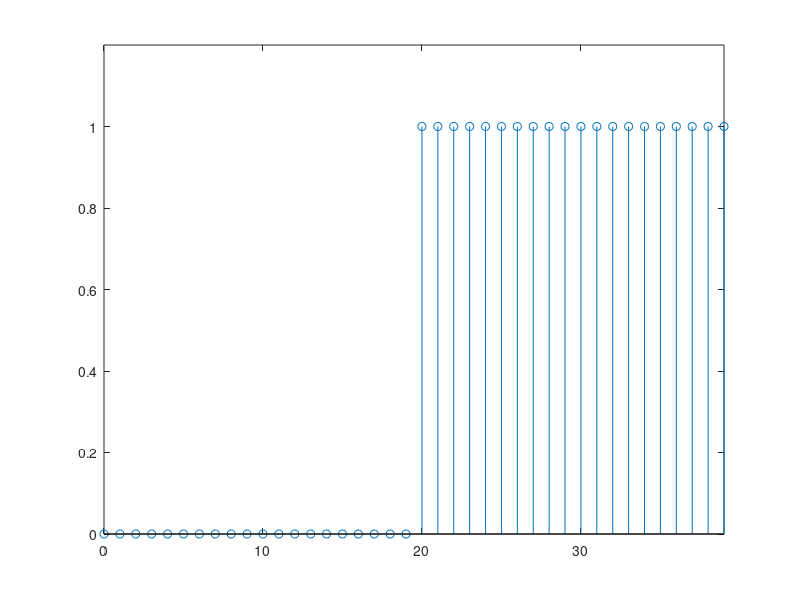
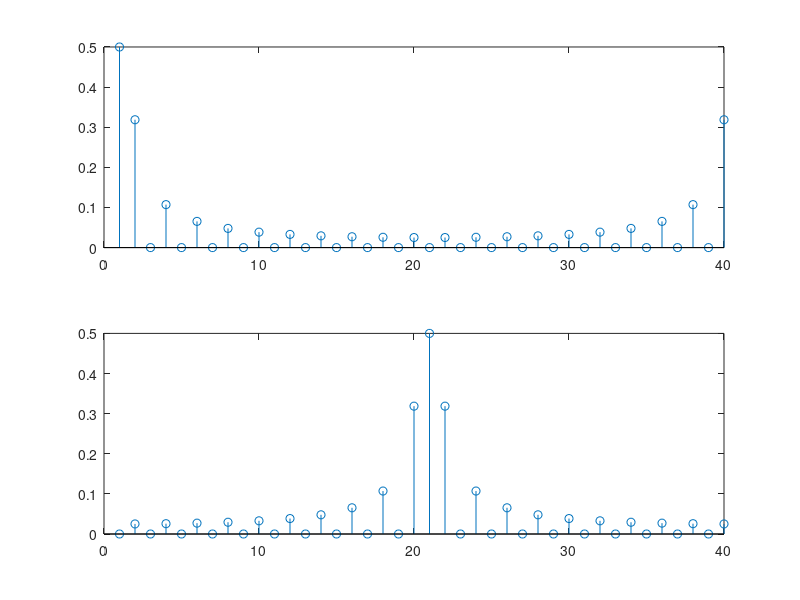
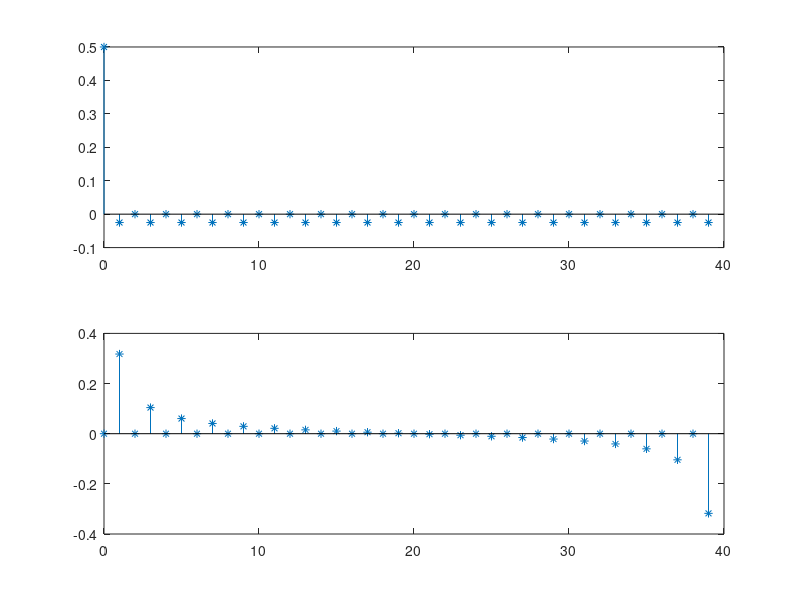
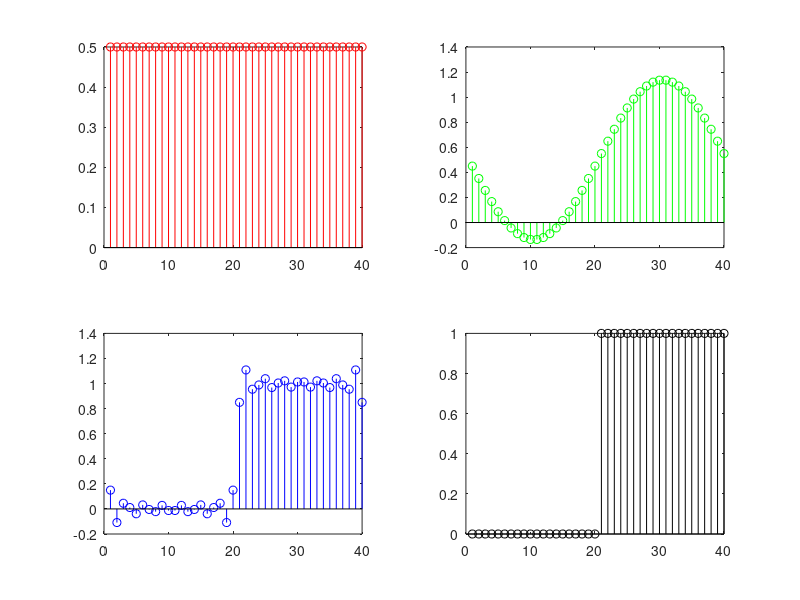

Source code (MATLAB) for these figures, in order:

clear;
clc;

figure(1)
x = [ zeros(1,20) ones(1,20)];
stem(0:39,x);
xlim([0 39]);
ylim([0 1.2]);

figure(2)
A = fft(x)/length(x);
subplot(2,1,1), stem(abs(A));
subplot(2,1,2), stem(abs(fftshift(A)));

figure(3)
A = fft(x) / length(x);
subplot(2,1,1), stem(0:length(x)-1,real(A),'*-');
subplot(2,1,2), stem(0:length(x)-1,imag(A),'*-');


figure(4)
A1 = [A(1) zeros(1,39)];
A2 = [A(1) A(2) zeros(1,37) A(40)];
A3 = [A(1) A(2:15) zeros(1,11) A(27:40) ];

subplot(2,2,1),stem(1:40, ifft(A1)*40,'r');
subplot(2,2,2),stem(1:40, ifft(A2)*40,'g');
subplot(2,2,3),stem(1:40, ifft(A3)*40,'b');
subplot(2,2,4),stem(1:40, x,'k');

figure(5)
plot(1:40,ifft(A1)*40,'r',1:40,ifft(A2)*40,'g',1:40,ifft(A3)*40,'b',1:40,x,'k')
